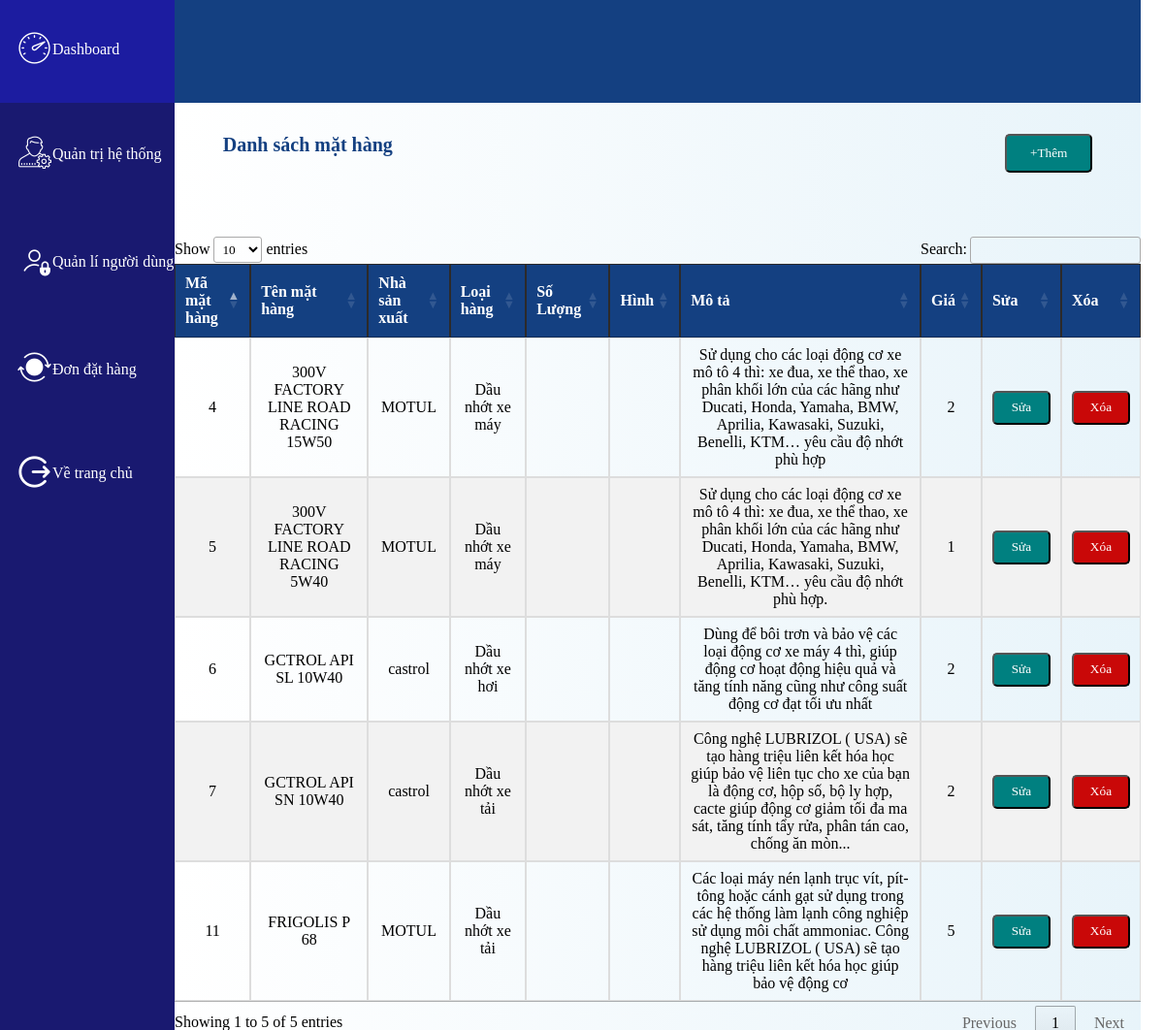
Screenshot of /quantri-mathang.php with the database file from the repository.
### tables this page shows
CREATE TABLE `mathang` (
  `mamh` int(11) NOT NULL,
  `tenmh` varchar(1000) NOT NULL,
  `mansx` int(11) NOT NULL,
  `malh` int(11) NOT NULL,
  `dungtich` varchar(11) NOT NULL,
  `hinh` varchar(2000) NOT NULL,
  `mota` varchar(2000) NOT NULL,
  `gia` varchar(2000) NOT NULL
);

CREATE TABLE `nhasx` (
  `mansx` int(11) NOT NULL,
  `tennsx` varchar(1000) NOT NULL
);

CREATE TABLE `loaihang` (
  `malh` int(11) NOT NULL,
  `tenlh` varchar(1000) NOT NULL
);

### xuly.php (called while the page is built, shortened)
<?php
	function executeResult($sql) {
		$conn = mysqli_connect(HOST, USERNAME, PASSWORD, DATABASE);
		$resultset = mysqli_query($conn, $sql);
		$list      = [];
		while ($row = mysqli_fetch_array($resultset, 1)) {
			$list[] = $row;
		}
		return $list;
	}
	function layTenNSX($id){
		$sql="select tennsx from nhasx where mansx='".$id."' ";
		$kq = executeResult($sql);
		return $kq[0]["tennsx"];
	}
	function layTenLoaiHang($id){
		$sql="select tenlh from loaihang where malh='".$id."' ";
		$kq = executeResult($sql);
		return $kq[0]["tenlh"];
	}
?>

### quantri-mathang.php (the view, shortened to what this page needs)
<?php
    require_once('xuly.php');
?>
<!DOCTYPE html>
<html lang="vi">
<head>
    <link rel="stylesheet" href="mystyle.css">
<link rel="stylesheet" href="https://cdn.datatables.net/1.10.25/css/jquery.dataTables.min.css">
<link rel="stylesheet" href="https://cdn.datatables.net/rowreorder/1.2.8/css/rowReorder.dataTables.min.css">
<link rel="stylesheet" href="https://cdn.datatables.net/responsive/2.2.9/css/responsive.dataTables.min.css">
</head>
<body>
    <?php include('menu-quantri.php'); ?>
    <div class="container-admin">
        <div class="nav">
        </div>
        <div class="container">
                <div class="heding">
                   <span>Danh sách mặt hàng</span>
                   <button id="btn-them">
                        <a href="quantri-mathang-them.php">+Thêm</a>
                    </button></td>
                </div>
                <table id="bang" class="table_boder">
                    <thead>
                            <tr>
                                <th>Mã mặt hàng</th>
                                <th>Tên mặt hàng</th>
                                <th>Nhà sản xuất</th>
                                <th>Loại hàng</th>
                                <th>Số Lượng</th>
                                <th>Hình</th>
                                <th>Mô tả</th>
                                <th>Giá</th>
                                <th>Sửa</th>
                                <th>Xóa</th>
                            </tr>
                    </thead>
                    <tbody>
    <?php
    $sql='select *from mathang';
    $nsxlist=executeResult($sql);
    foreach ($nsxlist as $std) {
        $duongdan="./hinh/".$std['hinh'];
        $nhasx= layTenNSX($std['mansx']);
        $loaihang= layTenLoaiHang($std['malh']);
        echo '
                    <tr>
                        <td>'.$std['mamh'].'</td>
                        <td>'.$std['tenmh'].'</td>
                        <td>'.$nhasx.'</td>
                        <td>'.$loaihang.'</td>
                        <td>'.$std['soluong'].'</td>
                        <td id="hinh-khoa">
                            <img src="'.$duongdan.'" alt="">
                        </td>
                        <td>'.$std['mota'].'</td>
                        <td>'.number_format($std['gia']).'</td>
                        <td id="sua">
                            <button id="btn-sua">
                                <a href="quantri-mathang-sua.php?id='.$std['mamh'].'">Sửa</a>
                            </button></td>
                        <td id="xoa">
                            <button id="btn-xoa">
                                <a href="function/xoa-mathang.php?id='.$std['mamh'].'">Xóa</a>
                            </button>
                        </td>
                    </tr>';
    }
    ?>
                    </tbody>
                </table>
        </div>
</body>
</html>

### mystyle.css (style rules this page uses)
* { padding: 0; margin: 0; font-family: 'Times New Roman', Times, serif; }
.myTable td,th { border: 1px solid rgb(44, 42, 42); }
.container-admin { width: 83vw; height: 100vh; background-image: linear-gradient(to right, #0000, #e8f4fa); float: left; overflow: scroll; }
.nav { width: 83vw; height: 10vh; background-color: #144081; }
.heding { width: 90%; height: 10vh; font-size: 20px; font-weight: bold; color: #144081; margin-left: 5%; padding-top: 3vh; display: flex; justify-content: space-between; }
.heding a { text-decoration: none; color: white; }
.table_boder { font-family: Arial, Helvetica, sans-serif; border-collapse: collapse; }
.table_boder td, .tablecss th { border: 1px solid #ddd; padding: 8px; }
.table_boder tr:nth-child(even) { background-color: #f2f2f2; }
.table_boder th { padding-top: 12px; padding-bottom: 12px; text-align: center; background-color: #144081; color: white; }
table { width: 90%; margin-left: 5%; }
td { text-align: center; }
#hinh-khoa { text-align: center; }
#sua { text-align: center; }
#btn-sua { width: 60px; height: 35px; border-radius: 5px; background-color: teal; }
#btn-sua a { text-decoration: none; color: white; }
#xoa { text-align: center; }
#btn-xoa { width: 60px; height: 35px; border-radius: 5px; background-color: rgb(201, 8, 8); }
#btn-xoa a { text-decoration: none; color: white; }
#btn-them { width: 90px; height: 40px; border-radius: 5px; background-color:teal; }
.table_boder a { text-decoration: none; color: white; }

### rows the page displays
mathang: mamh "4", tenmh "300V FACTORY LINE ROAD RACING 15W50", mansx.tennsx "MOTUL", malh.tenlh "Dầu nhớt xe máy", mota "Sử dụng cho các loại động cơ xe mô tô 4 thì: xe đua, xe thể thao, xe phân khối lớn của các hãng như Ducati, Honda, Yamaha, BMW, Aprilia, Kawasaki, Suzuki, Benelli, KTM… yêu cầu độ nhớt phù hợp", gia "2"
mathang: mamh "5", tenmh "300V FACTORY LINE ROAD RACING 5W40", mansx.tennsx "MOTUL", malh.tenlh "Dầu nhớt xe máy", mota "Sử dụng cho các loại động cơ xe mô tô 4 thì: xe đua, xe thể thao, xe phân khối lớn của các hãng như Ducati, Honda, Yamaha, BMW, Aprilia, Kawasaki, Suzuki, Benelli, KTM… yêu cầu độ nhớt phù hợp.", gia "1"
mathang: mamh "6", tenmh "GCTROL API SL 10W40", mansx.tennsx "castrol", malh.tenlh "Dầu nhớt xe hơi", mota "Dùng để bôi trơn và bảo vệ các loại động cơ xe máy 4 thì, giúp động cơ hoạt động hiệu quả và tăng tính năng cũng như công suất động cơ đạt tối ưu nhất", gia "2"
mathang: mamh "7", tenmh "GCTROL API SN 10W40", mansx.tennsx "castrol", malh.tenlh "Dầu nhớt xe tải", mota "Công nghệ LUBRIZOL ( USA) sẽ tạo hàng triệu liên kết hóa học giúp bảo vệ liên tục cho xe của bạn là động cơ, hộp số, bộ ly hợp, cacte giúp động cơ giảm tối đa ma sát, tăng tính tẩy rửa, phân tán cao, chống ăn mòn...", gia "2"
mathang: mamh "11", tenmh "FRIGOLIS P 68", mansx.tennsx "MOTUL", malh.tenlh "Dầu nhớt xe tải", mota "Các loại máy nén lạnh trục vít, pít-tông hoặc cánh gạt sử dụng trong các hệ thống làm lạnh công nghiệp sử dụng môi chất ammoniac. Công nghệ LUBRIZOL ( USA) sẽ tạo hàng triệu liên kết hóa học giúp bảo vệ động cơ", gia "5"
